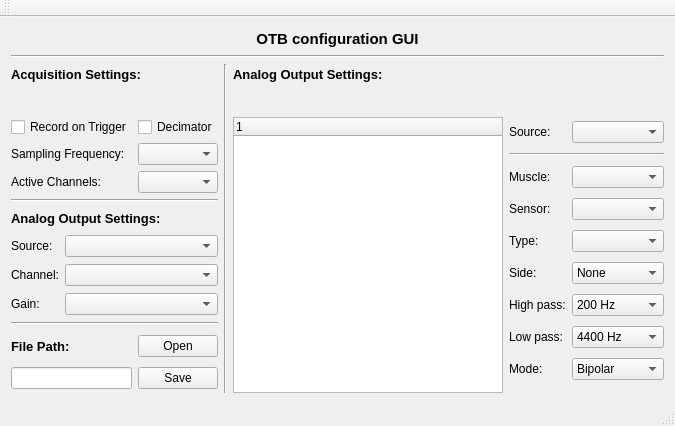
<?xml version="1.0" encoding="UTF-8"?>
<ui version="4.0">
 <class>MainWindow</class>
 <widget class="QMainWindow" name="MainWindow">
  <property name="geometry">
   <rect>
    <x>0</x>
    <y>0</y>
    <width>675</width>
    <height>426</height>
   </rect>
  </property>
  <property name="windowTitle">
   <string>MainWindow</string>
  </property>
  <widget class="QWidget" name="centralWidget">
   <layout class="QGridLayout" name="gridLayout">
    <item row="4" column="0">
     <widget class="QCheckBox" name="checkBox_REC_ON">
      <property name="text">
       <string>Record on Trigger</string>
      </property>
     </widget>
    </item>
    <item row="4" column="4" rowspan="13">
     <widget class="QTreeWidget" name="treeWidget"/>
    </item>
    <item row="8" column="0" colspan="2">
     <widget class="QLabel" name="label_6">
      <property name="font">
       <font>
        <pointsize>10</pointsize>
        <weight>75</weight>
        <bold>true</bold>
       </font>
      </property>
      <property name="text">
       <string>Analog Output Settings:</string>
      </property>
     </widget>
    </item>
    <item row="0" column="0" colspan="8">
     <widget class="QLabel" name="label">
      <property name="font">
       <font>
        <pointsize>11</pointsize>
        <weight>75</weight>
        <bold>true</bold>
       </font>
      </property>
      <property name="text">
       <string>OTB configuration GUI</string>
      </property>
      <property name="alignment">
       <set>Qt::AlignCenter</set>
      </property>
     </widget>
    </item>
    <item row="2" column="3" rowspan="15">
     <widget class="Line" name="line">
      <property name="sizePolicy">
       <sizepolicy hsizetype="Fixed" vsizetype="Expanding">
        <horstretch>0</horstretch>
        <verstretch>0</verstretch>
       </sizepolicy>
      </property>
      <property name="orientation">
       <enum>Qt::Vertical</enum>
      </property>
     </widget>
    </item>
    <item row="1" column="0" colspan="8">
     <widget class="Line" name="line_4">
      <property name="orientation">
       <enum>Qt::Horizontal</enum>
      </property>
     </widget>
    </item>
    <item row="4" column="1" colspan="2">
     <widget class="QCheckBox" name="checkBox_DECIM">
      <property name="text">
       <string>Decimator</string>
      </property>
     </widget>
    </item>
    <item row="6" column="0">
     <widget class="QLabel" name="label_4">
      <property name="text">
       <string>Active Channels:</string>
      </property>
     </widget>
    </item>
    <item row="2" column="4" colspan="4">
     <widget class="QLabel" name="label_5">
      <property name="font">
       <font>
        <pointsize>10</pointsize>
        <weight>75</weight>
        <bold>true</bold>
       </font>
      </property>
      <property name="text">
       <string>Analog Output Settings:</string>
      </property>
     </widget>
    </item>
    <item row="6" column="1" colspan="2">
     <widget class="QComboBox" name="comboBox_NCH"/>
    </item>
    <item row="9" column="0" rowspan="4" colspan="3">
     <layout class="QGridLayout" name="gridLayout_2">
      <item row="1" column="0">
       <widget class="QLabel" name="label_8">
        <property name="sizePolicy">
         <sizepolicy hsizetype="Fixed" vsizetype="Preferred">
          <horstretch>0</horstretch>
          <verstretch>0</verstretch>
         </sizepolicy>
        </property>
        <property name="text">
         <string>Channel:</string>
        </property>
       </widget>
      </item>
      <item row="2" column="0">
       <widget class="QLabel" name="label_9">
        <property name="sizePolicy">
         <sizepolicy hsizetype="Fixed" vsizetype="Preferred">
          <horstretch>0</horstretch>
          <verstretch>0</verstretch>
         </sizepolicy>
        </property>
        <property name="text">
         <string>Gain:</string>
        </property>
       </widget>
      </item>
      <item row="0" column="0">
       <widget class="QLabel" name="label_7">
        <property name="sizePolicy">
         <sizepolicy hsizetype="Fixed" vsizetype="Preferred">
          <horstretch>0</horstretch>
          <verstretch>0</verstretch>
         </sizepolicy>
        </property>
        <property name="text">
         <string>Source:</string>
        </property>
       </widget>
      </item>
      <item row="0" column="1">
       <widget class="QComboBox" name="comboBox_INSEL"/>
      </item>
      <item row="1" column="1">
       <widget class="QComboBox" name="comboBox_CHSEL"/>
      </item>
      <item row="2" column="1">
       <widget class="QComboBox" name="comboBox_ANOUT_GAIN"/>
      </item>
     </layout>
    </item>
    <item row="4" column="5" rowspan="13" colspan="3">
     <layout class="QGridLayout" name="gridLayout_4">
      <item row="6" column="1">
       <widget class="QComboBox" name="comboBox_HPF">
        <item>
         <property name="text">
          <string>200 Hz</string>
         </property>
        </item>
        <item>
         <property name="text">
          <string>100 Hz</string>
         </property>
        </item>
        <item>
         <property name="text">
          <string>10 Hz</string>
         </property>
        </item>
        <item>
         <property name="text">
          <string>0.3 Hz</string>
         </property>
        </item>
       </widget>
      </item>
      <item row="7" column="0">
       <widget class="QLabel" name="label_15">
        <property name="text">
         <string>Low pass:</string>
        </property>
       </widget>
      </item>
      <item row="0" column="0">
       <widget class="QLabel" name="label_10">
        <property name="text">
         <string>Source:</string>
        </property>
       </widget>
      </item>
      <item row="0" column="1">
       <widget class="QComboBox" name="comboBox_selectedIN"/>
      </item>
      <item row="8" column="1">
       <widget class="QComboBox" name="comboBox_MODE">
        <item>
         <property name="text">
          <string>Bipolar</string>
         </property>
        </item>
        <item>
         <property name="text">
          <string>Differential</string>
         </property>
        </item>
        <item>
         <property name="text">
          <string>Monopolar</string>
         </property>
        </item>
       </widget>
      </item>
      <item row="7" column="1">
       <widget class="QComboBox" name="comboBox_LPF">
        <item>
         <property name="text">
          <string>4400 Hz</string>
         </property>
        </item>
        <item>
         <property name="text">
          <string>900 Hz</string>
         </property>
        </item>
        <item>
         <property name="text">
          <string>500 Hz</string>
         </property>
        </item>
        <item>
         <property name="text">
          <string>130 Hz</string>
         </property>
        </item>
       </widget>
      </item>
      <item row="1" column="0" colspan="2">
       <widget class="Line" name="line_3">
        <property name="orientation">
         <enum>Qt::Horizontal</enum>
        </property>
       </widget>
      </item>
      <item row="4" column="1">
       <widget class="QComboBox" name="comboBox_ADAPT"/>
      </item>
      <item row="3" column="1">
       <widget class="QComboBox" name="comboBox_SENS"/>
      </item>
      <item row="6" column="0">
       <widget class="QLabel" name="label_14">
        <property name="text">
         <string>High pass:</string>
        </property>
       </widget>
      </item>
      <item row="8" column="0">
       <widget class="QLabel" name="label_16">
        <property name="text">
         <string>Mode:</string>
        </property>
       </widget>
      </item>
      <item row="3" column="0">
       <widget class="QLabel" name="label_11">
        <property name="text">
         <string>Sensor:</string>
        </property>
       </widget>
      </item>
      <item row="5" column="0">
       <widget class="QLabel" name="label_13">
        <property name="text">
         <string>Side:</string>
        </property>
       </widget>
      </item>
      <item row="4" column="0">
       <widget class="QLabel" name="label_12">
        <property name="text">
         <string>Type:</string>
        </property>
       </widget>
      </item>
      <item row="5" column="1">
       <widget class="QComboBox" name="comboBox_SIDE">
        <item>
         <property name="text">
          <string>None</string>
         </property>
        </item>
        <item>
         <property name="text">
          <string>Right</string>
         </property>
        </item>
        <item>
         <property name="text">
          <string>Left</string>
         </property>
        </item>
        <item>
         <property name="text">
          <string>Not defined</string>
         </property>
        </item>
       </widget>
      </item>
      <item row="2" column="0">
       <widget class="QLabel" name="label_17">
        <property name="text">
         <string>Muscle:</string>
        </property>
       </widget>
      </item>
      <item row="2" column="1">
       <widget class="QComboBox" name="comboBox_MUS"/>
      </item>
     </layout>
    </item>
    <item row="2" column="0" colspan="3">
     <widget class="QLabel" name="label_2">
      <property name="font">
       <font>
        <pointsize>10</pointsize>
        <weight>75</weight>
        <bold>true</bold>
       </font>
      </property>
      <property name="text">
       <string>Acquisition Settings:</string>
      </property>
     </widget>
    </item>
    <item row="14" column="0" rowspan="3" colspan="3">
     <layout class="QGridLayout" name="gridLayout_5">
      <item row="1" column="1">
       <widget class="QPushButton" name="pushButton_save">
        <property name="sizePolicy">
         <sizepolicy hsizetype="Fixed" vsizetype="Fixed">
          <horstretch>0</horstretch>
          <verstretch>0</verstretch>
         </sizepolicy>
        </property>
        <property name="text">
         <string>Save</string>
        </property>
       </widget>
      </item>
      <item row="1" column="0">
       <widget class="QLineEdit" name="lineEdit_filepath"/>
      </item>
      <item row="0" column="0">
       <widget class="QLabel" name="label_18">
        <property name="font">
         <font>
          <pointsize>10</pointsize>
          <weight>75</weight>
          <bold>true</bold>
         </font>
        </property>
        <property name="text">
         <string>File Path:</string>
        </property>
       </widget>
      </item>
      <item row="0" column="1">
       <widget class="QPushButton" name="pushButton_open">
        <property name="sizePolicy">
         <sizepolicy hsizetype="Fixed" vsizetype="Fixed">
          <horstretch>0</horstretch>
          <verstretch>0</verstretch>
         </sizepolicy>
        </property>
        <property name="text">
         <string>Open</string>
        </property>
       </widget>
      </item>
     </layout>
    </item>
    <item row="5" column="1" colspan="2">
     <widget class="QComboBox" name="comboBox_FSAMP"/>
    </item>
    <item row="7" column="0" colspan="3">
     <widget class="Line" name="line_2">
      <property name="orientation">
       <enum>Qt::Horizontal</enum>
      </property>
     </widget>
    </item>
    <item row="5" column="0">
     <widget class="QLabel" name="label_3">
      <property name="text">
       <string>Sampling Frequency:</string>
      </property>
     </widget>
    </item>
    <item row="13" column="0" colspan="3">
     <widget class="Line" name="line_5">
      <property name="orientation">
       <enum>Qt::Horizontal</enum>
      </property>
     </widget>
    </item>
   </layout>
  </widget>
  <widget class="QMenuBar" name="menuBar">
   <property name="geometry">
    <rect>
     <x>0</x>
     <y>0</y>
     <width>675</width>
     <height>29</height>
    </rect>
   </property>
  </widget>
  <widget class="QToolBar" name="mainToolBar">
   <attribute name="toolBarArea">
    <enum>TopToolBarArea</enum>
   </attribute>
   <attribute name="toolBarBreak">
    <bool>false</bool>
   </attribute>
  </widget>
  <widget class="QStatusBar" name="statusBar"/>
 </widget>
 <layoutdefault spacing="6" margin="11"/>
 <resources/>
 <connections/>
</ui>
